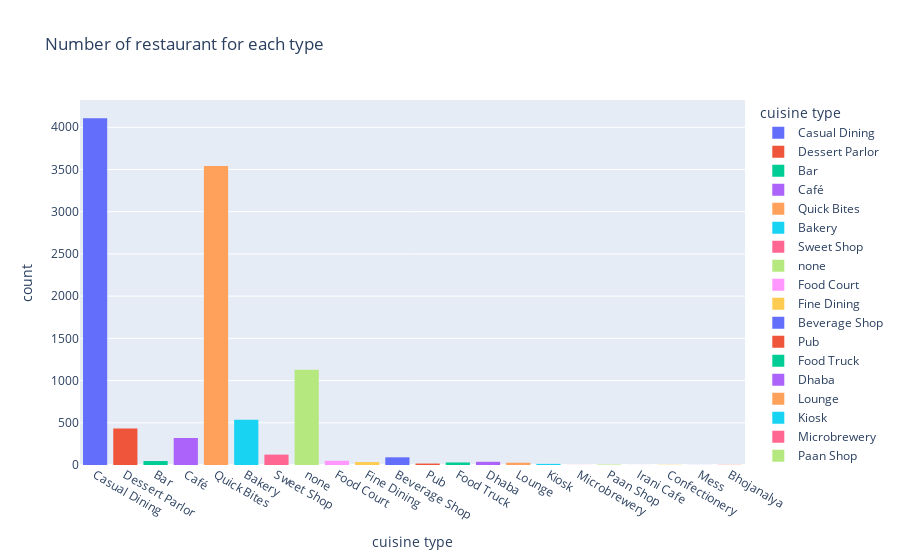

The notebook cell this image was saved under:
### Code cell
fig=px.histogram(ZomatoDataFrame,x='CUSINE TYPE',
                 title='Number of restaurant for each type',
                 color='CUSINE TYPE',labels={'CUSINE TYPE' : 'cuisine type'})
fig.show()

### Figure 1 — Plotly figure (JSON) as saved in the notebook; plotly's stock layout.template omitted (floating-point values rounded to 4 significant figures; data arrays with more than 128 entries replaced by an {"elided": "..."} marker saying what was removed)
{"data": [{"alignmentgroup": "True", "bingroup": "x", "hovertemplate": "cuisine type=%{x}<br>count=%{y}<extra></extra>", "legendgroup": "Casual Dining", "marker": {"color": "#636efa", "pattern": {"shape": ""}}, "name": "Casual Dining", "offsetgroup": "Casual Dining", "orientation": "v", "showlegend": true, "type": "histogram", "x": {"elided": "4107 str values"}, "xaxis": "x", "yaxis": "y"}, {"alignmentgroup": "True", "bingroup": "x", "hovertemplate": "cuisine type=%{x}<br>count=%{y}<extra></extra>", "legendgroup": "Dessert Parlor", "marker": {"color": "#EF553B", "pattern": {"shape": ""}}, "name": "Dessert Parlor", "offsetgroup": "Dessert Parlor", "orientation": "v", "showlegend": true, "type": "histogram", "x": {"elided": "431 str values"}, "xaxis": "x", "yaxis": "y"}, {"alignmentgroup": "True", "bingroup": "x", "hovertemplate": "cuisine type=%{x}<br>count=%{y}<extra></extra>", "legendgroup": "Bar", "marker": {"color": "#00cc96", "pattern": {"shape": ""}}, "name": "Bar", "offsetgroup": "Bar", "orientation": "v", "showlegend": true, "type": "histogram", "x": ["Bar", "Bar", "Bar", "Bar", "Bar", "Bar", "Bar", "Bar", "Bar", "Bar", "Bar", "Bar", "Bar", "Bar", "Bar", "Bar", "Bar", "Bar", "Bar", "Bar", "Bar", "Bar", "Bar", "Bar", "Bar", "Bar", "Bar", "Bar", "Bar", "Bar", "Bar", "Bar", "Bar", "Bar", "Bar", "Bar", "Bar", "Bar", "Bar", "Bar", "Bar", "Bar", "Bar", "Bar", "Bar", "Bar", "Bar"], "xaxis": "x", "yaxis": "y"}, {"alignmentgroup": "True", "bingroup": "x", "hovertemplate": "cuisine type=%{x}<br>count=%{y}<extra></extra>", "legendgroup": "Café", "marker": {"color": "#ab63fa", "pattern": {"shape": ""}}, "name": "Café", "offsetgroup": "Café", "orientation": "v", "showlegend": true, "type": "histogram", "x": {"elided": "320 str values"}, "xaxis": "x", "yaxis": "y"}, {"alignmentgroup": "True", "bingroup": "x", "hovertemplate": "cuisine type=%{x}<br>count=%{y}<extra></extra>", "legendgroup": "Quick Bites", "marker": {"color": "#FFA15A", "pattern": {"shape": ""}}, "name": "Quick Bites", "offsetgroup": "Quick Bites", "orientation": "v", "showlegend": true, "type": "histogram", "x": {"elided": "3540 str values"}, "xaxis": "x", "yaxis": "y"}, {"alignmentgroup": "True", "bingroup": "x", "hovertemplate": "cuisine type=%{x}<br>count=%{y}<extra></extra>", "legendgroup": "Bakery", "marker": {"color": "#19d3f3", "pattern": {"shape": ""}}, "name": "Bakery", "offsetgroup": "Bakery", "orientation": "v", "showlegend": true, "type": "histogram", "x": {"elided": "537 str values"}, "xaxis": "x", "yaxis": "y"}, {"alignmentgroup": "True", "bingroup": "x", "hovertemplate": "cuisine type=%{x}<br>count=%{y}<extra></extra>", "legendgroup": "Sweet Shop", "marker": {"color": "#FF6692", "pattern": {"shape": ""}}, "name": "Sweet Shop", "offsetgroup": "Sweet Shop", "orientation": "v", "showlegend": true, "type": "histogram", "x": ["Sweet Shop", "Sweet Shop", "Sweet Shop", "Sweet Shop", "Sweet Shop", "Sweet Shop", "Sweet Shop", "Sweet Shop", "Sweet Shop", "Sweet Shop", "Sweet Shop", "Sweet Shop", "Sweet Shop", "Sweet Shop", "Sweet Shop", "Sweet Shop", "Sweet Shop", "Sweet Shop", "Sweet Shop", "Sweet Shop", "Sweet Shop", "Sweet Shop", "Sweet Shop", "Sweet Shop", "Sweet Shop", "Sweet Shop", "Sweet Shop", "Sweet Shop", "Sweet Shop", "Sweet Shop", "Sweet Shop", "Sweet Shop", "Sweet Shop", "Sweet Shop", "Sweet Shop", "Sweet Shop", "Sweet Shop", "Sweet Shop", "Sweet Shop", "Sweet Shop", "Sweet Shop", "Sweet Shop", "Sweet Shop", "Sweet Shop", "Sweet Shop", "Sweet Shop", "Sweet Shop", "Sweet Shop", "Sweet Shop", "Sweet Shop", "Sweet Shop", "Sweet Shop", "Sweet Shop", "Sweet Shop", "Sweet Shop", "Sweet Shop", "Sweet Shop", "Sweet Shop", "Sweet Shop", "Sweet Shop", "Sweet Shop", "Sweet Shop", "Sweet Shop", "Sweet Shop", "Sweet Shop", "Sweet Shop", "Sweet Shop", "Sweet Shop", "Sweet Shop", "Sweet Shop", "Sweet Shop", "Sweet Shop", "Sweet Shop", "Sweet Shop", "Sweet Shop", "Sweet Shop", "Sweet Shop", "Sweet Shop", "Sweet Shop", "Sweet Shop", "Sweet Shop", "Sweet Shop", "Sweet Shop", "Sweet Shop", "Sweet Shop", "Sweet Shop", "Sweet Shop", "Sweet Shop", "Sweet Shop", "Sweet Shop", "Sweet Shop", "Sweet Shop", "Sweet Shop", "Sweet Shop", "Sweet Shop", "Sweet Shop", "Sweet Shop", "Sweet Shop", "Sweet Shop", "Sweet Shop", "Sweet Shop", "Sweet Shop", "Sweet Shop", "Sweet Shop", "Sweet Shop", "Sweet Shop", "Sweet Shop", "Sweet Shop", "Sweet Shop", "Sweet Shop", "Sweet Shop", "Sweet Shop", "Sweet Shop", "Sweet Shop", "Sweet Shop", "Sweet Shop", "Sweet Shop", "Sweet Shop", "Sweet Shop", "Sweet Shop", "Sweet Shop", "Sweet Shop", "Sweet Shop"], "xaxis": "x", "yaxis": "y"}, {"alignmentgroup": "True", "bingroup": "x", "hovertemplate": "cuisine type=%{x}<br>count=%{y}<extra></extra>", "legendgroup": "none", "marker": {"color": "#B6E880", "pattern": {"shape": ""}}, "name": "none", "offsetgroup": "none", "orientation": "v", "showlegend": true, "type": "histogram", "x": {"elided": "1127 str values"}, "xaxis": "x", "yaxis": "y"}, {"alignmentgroup": "True", "bingroup": "x", "hovertemplate": "cuisine type=%{x}<br>count=%{y}<extra></extra>", "legendgroup": "Food Court", "marker": {"color": "#FF97FF", "pattern": {"shape": ""}}, "name": "Food Court", "offsetgroup": "Food Court", "orientation": "v", "showlegend": true, "type": "histogram", "x": ["Food Court", "Food Court", "Food Court", "Food Court", "Food Court", "Food Court", "Food Court", "Food Court", "Food Court", "Food Court", "Food Court", "Food Court", "Food Court", "Food Court", "Food Court", "Food Court", "Food Court", "Food Court", "Food Court", "Food Court", "Food Court", "Food Court", "Food Court", "Food Court", "Food Court", "Food Court", "Food Court", "Food Court", "Food Court", "Food Court", "Food Court", "Food Court", "Food Court", "Food Court", "Food Court", "Food Court", "Food Court", "Food Court", "Food Court", "Food Court", "Food Court", "Food Court", "Food Court", "Food Court", "Food Court", "Food Court", "Food Court", "Food Court", "Food Court", "Food Court"], "xaxis": "x", "yaxis": "y"}, {"alignmentgroup": "True", "bingroup": "x", "hovertemplate": "cuisine type=%{x}<br>count=%{y}<extra></extra>", "legendgroup": "Fine Dining", "marker": {"color": "#FECB52", "pattern": {"shape": ""}}, "name": "Fine Dining", "offsetgroup": "Fine Dining", "orientation": "v", "showlegend": true, "type": "histogram", "x": ["Fine Dining", "Fine Dining", "Fine Dining", "Fine Dining", "Fine Dining", "Fine Dining", "Fine Dining", "Fine Dining", "Fine Dining", "Fine Dining", "Fine Dining", "Fine Dining", "Fine Dining", "Fine Dining", "Fine Dining", "Fine Dining", "Fine Dining", "Fine Dining", "Fine Dining", "Fine Dining", "Fine Dining", "Fine Dining", "Fine Dining", "Fine Dining", "Fine Dining", "Fine Dining", "Fine Dining", "Fine Dining", "Fine Dining", "Fine Dining", "Fine Dining", "Fine Dining", "Fine Dining", "Fine Dining", "Fine Dining"], "xaxis": "x", "yaxis": "y"}, {"alignmentgroup": "True", "bingroup": "x", "hovertemplate": "cuisine type=%{x}<br>count=%{y}<extra></extra>", "legendgroup": "Beverage Shop", "marker": {"color": "#636efa", "pattern": {"shape": ""}}, "name": "Beverage Shop", "offsetgroup": "Beverage Shop", "orientation": "v", "showlegend": true, "type": "histogram", "x": ["Beverage Shop", "Beverage Shop", "Beverage Shop", "Beverage Shop", "Beverage Shop", "Beverage Shop", "Beverage Shop", "Beverage Shop", "Beverage Shop", "Beverage Shop", "Beverage Shop", "Beverage Shop", "Beverage Shop", "Beverage Shop", "Beverage Shop", "Beverage Shop", "Beverage Shop", "Beverage Shop", "Beverage Shop", "Beverage Shop", "Beverage Shop", "Beverage Shop", "Beverage Shop", "Beverage Shop", "Beverage Shop", "Beverage Shop", "Beverage Shop", "Beverage Shop", "Beverage Shop", "Beverage Shop", "Beverage Shop", "Beverage Shop", "Beverage Shop", "Beverage Shop", "Beverage Shop", "Beverage Shop", "Beverage Shop", "Beverage Shop", "Beverage Shop", "Beverage Shop", "Beverage Shop", "Beverage Shop", "Beverage Shop", "Beverage Shop", "Beverage Shop", "Beverage Shop", "Beverage Shop", "Beverage Shop", "Beverage Shop", "Beverage Shop", "Beverage Shop", "Beverage Shop", "Beverage Shop", "Beverage Shop", "Beverage Shop", "Beverage Shop", "Beverage Shop", "Beverage Shop", "Beverage Shop", "Beverage Shop", "Beverage Shop", "Beverage Shop", "Beverage Shop", "Beverage Shop", "Beverage Shop", "Beverage Shop", "Beverage Shop", "Beverage Shop", "Beverage Shop", "Beverage Shop", "Beverage Shop", "Beverage Shop", "Beverage Shop", "Beverage Shop", "Beverage Shop", "Beverage Shop", "Beverage Shop", "Beverage Shop", "Beverage Shop", "Beverage Shop", "Beverage Shop", "Beverage Shop", "Beverage Shop", "Beverage Shop", "Beverage Shop", "Beverage Shop", "Beverage Shop", "Beverage Shop", "Beverage Shop", "Beverage Shop", "Beverage Shop"], "xaxis": "x", "yaxis": "y"}, {"alignmentgroup": "True", "bingroup": "x", "hovertemplate": "cuisine type=%{x}<br>count=%{y}<extra></extra>", "legendgroup": "Pub", "marker": {"color": "#EF553B", "pattern": {"shape": ""}}, "name": "Pub", "offsetgroup": "Pub", "orientation": "v", "showlegend": true, "type": "histogram", "x": ["Pub", "Pub", "Pub", "Pub", "Pub", "Pub", "Pub", "Pub", "Pub", "Pub", "Pub", "Pub", "Pub", "Pub", "Pub", "Pub", "Pub"], "xaxis": "x", "yaxis": "y"}, {"alignmentgroup": "True", "bingroup": "x", "hovertemplate": "cuisine type=%{x}<br>count=%{y}<extra></extra>", "legendgroup": "Food Truck", "marker": {"color": "#00cc96", "pattern": {"shape": ""}}, "name": "Food Truck", "offsetgroup": "Food Truck", "orientation": "v", "showlegend": true, "type": "histogram", "x": ["Food Truck", "Food Truck", "Food Truck", "Food Truck", "Food Truck", "Food Truck", "Food Truck", "Food Truck", "Food Truck", "Food Truck", "Food Truck", "Food Truck", "Food Truck", "Food Truck", "Food Truck", "Food Truck", "Food Truck", "Food Truck", "Food Truck", "Food Truck", "Food Truck", "Food Truck", "Food Truck", "Food Truck", "Food Truck", "Food Truck", "Food Truck", "Food Truck", "Food Truck", "Food Truck"], "xaxis": "x", "yaxis": "y"}, {"alignmentgroup": "True", "bingroup": "x", "hovertemplate": "cuisine type=%{x}<br>count=%{y}<extra></extra>", "legendgroup": "Dhaba", "marker": {"color": "#ab63fa", "pattern": {"shape": ""}}, "name": "Dhaba", "offsetgroup": "Dhaba", "orientation": "v", "showlegend": true, "type": "histogram", "x": ["Dhaba", "Dhaba", "Dhaba", "Dhaba", "Dhaba", "Dhaba", "Dhaba", "Dhaba", "Dhaba", "Dhaba", "Dhaba", "Dhaba", "Dhaba", "Dhaba", "Dhaba", "Dhaba", "Dhaba", "Dhaba", "Dhaba", "Dhaba", "Dhaba", "Dhaba", "Dhaba", "Dhaba", "Dhaba", "Dhaba", "Dhaba", "Dhaba", "Dhaba", "Dhaba", "Dhaba", "Dhaba", "Dhaba", "Dhaba", "Dhaba", "Dhaba", "Dhaba", "Dhaba"], "xaxis": "x", "yaxis": "y"}, {"alignmentgroup": "True", "bingroup": "x", "hovertemplate": "cuisine type=%{x}<br>count=%{y}<extra></extra>", "legendgroup": "Lounge", "marker": {"color": "#FFA15A", "pattern": {"shape": ""}}, "name": "Lounge", "offsetgroup": "Lounge", "orientation": "v", "showlegend": true, "type": "histogram", "x": ["Lounge", "Lounge", "Lounge", "Lounge", "Lounge", "Lounge", "Lounge", "Lounge", "Lounge", "Lounge", "Lounge", "Lounge", "Lounge", "Lounge", "Lounge", "Lounge", "Lounge", "Lounge", "Lounge", "Lounge", "Lounge", "Lounge", "Lounge", "Lounge", "Lounge", "Lounge", "Lounge"], "xaxis": "x", "yaxis": "y"}, {"alignmentgroup": "True", "bingroup": "x", "hovertemplate": "cuisine type=%{x}<br>count=%{y}<extra></extra>", "legendgroup": "Kiosk", "marker": {"color": "#19d3f3", "pattern": {"shape": ""}}, "name": "Kiosk", "offsetgroup": "Kiosk", "orientation": "v", "showlegend": true, "type": "histogram", "x": ["Kiosk", "Kiosk", "Kiosk", "Kiosk", "Kiosk", "Kiosk", "Kiosk", "Kiosk", "Kiosk", "Kiosk", "Kiosk", "Kiosk", "Kiosk"], "xaxis": "x", "yaxis": "y"}, {"alignmentgroup": "True", "bingroup": "x", "hovertemplate": "cuisine type=%{x}<br>count=%{y}<extra></extra>", "legendgroup": "Microbrewery", "marker": {"color": "#FF6692", "pattern": {"shape": ""}}, "name": "Microbrewery", "offsetgroup": "Microbrewery", "orientation": "v", "showlegend": true, "type": "histogram", "x": ["Microbrewery"], "xaxis": "x", "yaxis": "y"}, {"alignmentgroup": "True", "bingroup": "x", "hovertemplate": "cuisine type=%{x}<br>count=%{y}<extra></extra>", "legendgroup": "Paan Shop", "marker": {"color": "#B6E880", "pattern": {"shape": ""}}, "name": "Paan Shop", "offsetgroup": "Paan Shop", "orientation": "v", "showlegend": true, "type": "histogram", "x": ["Paan Shop", "Paan Shop", "Paan Shop", "Paan Shop", "Paan Shop", "Paan Shop"], "xaxis": "x", "yaxis": "y"}, {"alignmentgroup": "True", "bingroup": "x", "hovertemplate": "cuisine type=%{x}<br>count=%{y}<extra></extra>", "legendgroup": "Irani Cafe", "marker": {"color": "#FF97FF", "pattern": {"shape": ""}}, "name": "Irani Cafe", "offsetgroup": "Irani Cafe", "orientation": "v", "showlegend": true, "type": "histogram", "x": ["Irani Cafe"], "xaxis": "x", "yaxis": "y"}, {"alignmentgroup": "True", "bingroup": "x", "hovertemplate": "cuisine type=%{x}<br>count=%{y}<extra></extra>", "legendgroup": "Confectionery", "marker": {"color": "#FECB52", "pattern": {"shape": ""}}, "name": "Confectionery", "offsetgroup": "Confectionery", "orientation": "v", "showlegend": true, "type": "histogram", "x": ["Confectionery", "Confectionery", "Confectionery"], "xaxis": "x", "yaxis": "y"}, {"alignmentgroup": "True", "bingroup": "x", "hovertemplate": "cuisine type=%{x}<br>count=%{y}<extra></extra>", "legendgroup": "Mess", "marker": {"color": "#636efa", "pattern": {"shape": ""}}, "name": "Mess", "offsetgroup": "Mess", "orientation": "v", "showlegend": true, "type": "histogram", "x": ["Mess"], "xaxis": "x", "yaxis": "y"}, {"alignmentgroup": "True", "bingroup": "x", "hovertemplate": "cuisine type=%{x}<br>count=%{y}<extra></extra>", "legendgroup": "Bhojanalya", "marker": {"color": "#EF553B", "pattern": {"shape": ""}}, "name": "Bhojanalya", "offsetgroup": "Bhojanalya", "orientation": "v", "showlegend": true, "type": "histogram", "x": ["Bhojanalya", "Bhojanalya"], "xaxis": "x", "yaxis": "y"}], "layout": {"barmode": "relative", "legend": {"title": {"text": "cuisine type"}, "tracegroupgap": 0}, "title": {"text": "Number of restaurant for each type"}, "xaxis": {"anchor": "y", "categoryarray": ["Casual Dining", "Dessert Parlor", "Bar", "Café", "Quick Bites", "Bakery", "Sweet Shop", "none", "Food Court", "Fine Dining", "Beverage Shop", "Pub", "Food Truck", "Dhaba", "Lounge", "Kiosk", "Microbrewery", "Paan Shop", "Irani Cafe", "Confectionery", "Mess", "Bhojanalya"], "categoryorder": "array", "domain": [0, 1], "title": {"text": "cuisine type"}}, "yaxis": {"anchor": "x", "domain": [0, 1], "title": {"text": "count"}}}}
